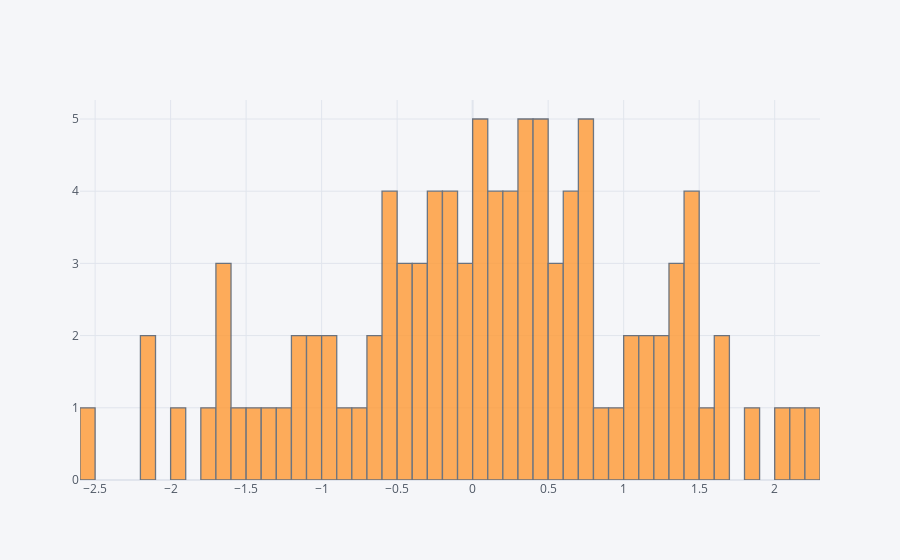

This figure's notebook cell:
### Code cell
df["A"].iplot(kind="hist",bins=50)

### Figure 1 — Plotly figure (JSON) as saved in the notebook; plotly's stock layout.template omitted (floating-point values rounded to 4 significant figures)
{"data": [{"histfunc": "count", "histnorm": "", "marker": {"color": "rgba(255, 153, 51, 1.0)", "line": {"color": "#4D5663", "width": 1.3}}, "name": "A", "nbinsx": 50, "opacity": 0.8, "orientation": "v", "type": "histogram", "x": [-1.644, 0.6236, 0.3632, 0.7804, 0.7743, -1.039, 1.089, -0.8821, -0.09885, -2.549, -1.447, -0.4296, 0.9908, 2.266, 1.144, 0.3367, 0.08937, -1.046, -0.3733, 1.427, 0.862, -1.549, 1.666, 0.7492, 0.6216, 0.2916, 2.039, 1.424, -2.159, 0.5423, -1.679, -0.5446, 0.3879, -0.229, -1.651, -0.3288, 0.6779, 1.368, 0.2623, -1.901, 1.141, -0.9589, 0.03238, -0.1066, 0.05927, 0.4205, 1.33, 1.285, 0.3601, 0.6359, 0.2026, 0.1089, 0.4269, 0.1437, -0.0203, -0.456, 1.835, -0.5007, 1.679, 0.4496, 0.7599, -1.327, -1.112, 1.276, 0.7823, -1.168, 0.5987, 1.453, -0.154, -0.6605, -0.512, 0.493, -1.72, -0.1385, -0.3589, -0.6722, -0.1476, -0.7409, -1.291, 1.547, 1.319, 0.2598, -0.4039, -0.05074, -0.5739, 0.4369, 1.005, 0.1575, 0.06281, -0.2811, 0.1449, 0.5492, -2.136, -0.2445, 0.3847, 0.01419, 2.148, -0.9307, 1.498, -0.2343]}], "layout": {"barmode": "overlay", "legend": {"bgcolor": "#F5F6F9", "font": {"color": "#4D5663"}}, "paper_bgcolor": "#F5F6F9", "plot_bgcolor": "#F5F6F9", "title": {"font": {"color": "#4D5663"}}, "xaxis": {"gridcolor": "#E1E5ED", "showgrid": true, "tickfont": {"color": "#4D5663"}, "title": {"font": {"color": "#4D5663"}, "text": ""}, "zerolinecolor": "#E1E5ED"}, "yaxis": {"gridcolor": "#E1E5ED", "showgrid": true, "tickfont": {"color": "#4D5663"}, "title": {"font": {"color": "#4D5663"}, "text": ""}, "zerolinecolor": "#E1E5ED"}}}
